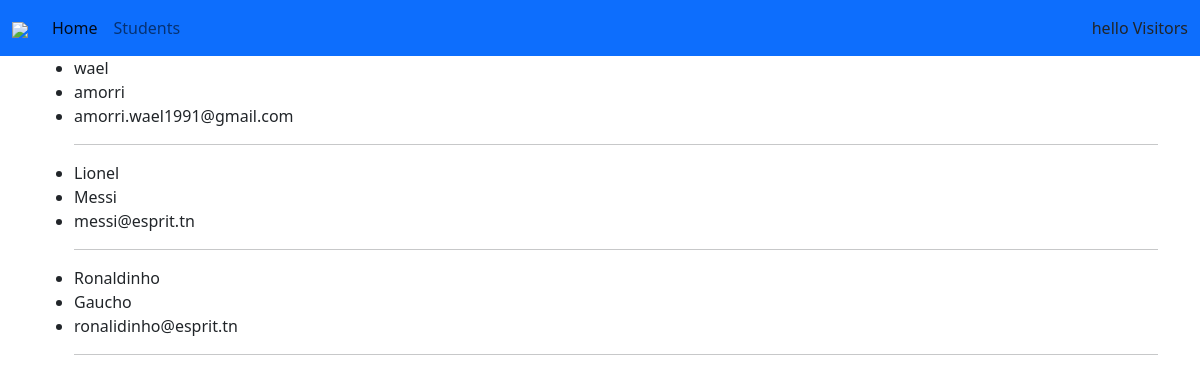
Page /hub/listStudent on the earlier database version.
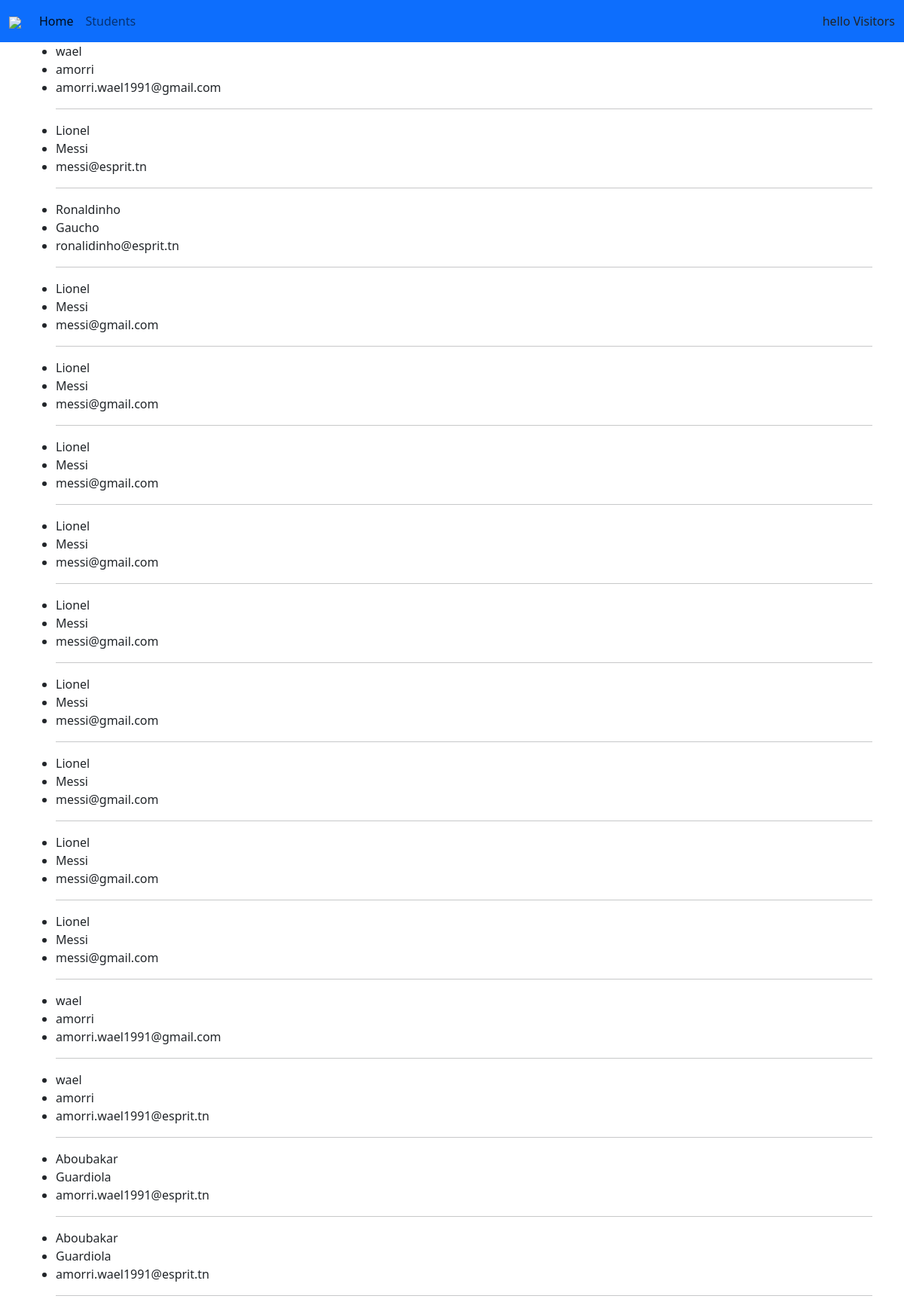
Same page on the later database version.
### hub/models.py (models this page shows, shortened)
class User(models.Model):
    first_name=models.CharField(max_length=50)
    last_name=models.CharField(max_length=50)
    email=models.EmailField(verbose_name="Email",null=False,validators=[is_Esprit_Email]) #de base Chrafield

class Student(User):
    pass

class User(models.Model):
    first_name=models.CharField(max_length=50)
    last_name=models.CharField(max_length=50)
    email=models.EmailField(verbose_name="Email",null=False,validators=[is_Esprit_Email]) #de base Chrafield

### hub/views.py (the view)
# urls.py: path('listStudent', StudentListView.as_view(),name="eleve"),
class StudentListView(ListView):
        model=Student
        template_name="hub/index.html"

### hub/templates/hub/index.html
{% extends 'base.html' %}
{% block content%}
<ul>
    {% for s in object_list %}
    <li>{{s.first_name}}</li>
    <li>{{s.last_name}}</li>
    <li>{{s.email}}</li>
    <hr>
    {% endfor %}
</ul>
{% endblock content%}

### Project1/Templates/base.html (shortened to what this page needs)
<!doctype html>
<html lang="en">
<head>
    <link href="https://cdn.jsdelivr.net/npm/bootstrap@5.1.3/dist/css/bootstrap.min.css" rel="stylesheet"
>
</head>
<body>
 {% include 'header.html' with greetings="hello" %}
<div class="container">
    {% block content %}
    {% endblock %}
</div>
</body>
</html>

### Project1/Templates/header.html (shortened to what this page needs)
{% load static %}
<nav class="navbar navbar-expand-lg navbar-light bg-primary">
    <div class="container-fluid">
        <a class="navbar-brand" href="#">
            <img src='{% static 'images/cat.jpg '%}'
            width="100">
        </a>
        <div class="collapse navbar-collapse" id="navbarSupportedContent">
            <ul class="navbar-nav me-auto mb-2 mb-lg-0">
                <li class="nav-item">
                    <a class="nav-link active" aria-current="page" href="{% url 'home' %}">Home</a>
                </li>
                <li class="nav-item">
                    <a class="nav-link" href="{% url 'index' %}">Students</a>
                </li>
            </ul>
            <span class="navbar-test">
                {{ greetings }}  {{ username|default:"Visitors" }}
            </span>
        </div>
    </div>
</nav>

Differences in the rows shown:
added Student: first_name "Lionel", last_name "Messi", email "messi@gmail.com"
added Student: first_name "Lionel", last_name "Messi", email "messi@gmail.com"
added Student: first_name "Lionel", last_name "Messi", email "messi@gmail.com"
added Student: first_name "Lionel", last_name "Messi", email "messi@gmail.com"
added Student: first_name "Lionel", last_name "Messi", email "messi@gmail.com"
added Student: first_name "Lionel", last_name "Messi", email "messi@gmail.com"
added Student: first_name "Lionel", last_name "Messi", email "messi@gmail.com"
added Student: first_name "Lionel", last_name "Messi", email "messi@gmail.com"
added Student: first_name "Lionel", last_name "Messi", email "messi@gmail.com"
added Student: first_name "wael", last_name "amorri", email "amorri.wael1991@gmail.com"
added Student: first_name "wael", last_name "amorri", email "amorri.wael1991@esprit.tn"
added Student: first_name "Aboubakar", last_name "Guardiola", email "amorri.wael1991@esprit.tn"
added Student: first_name "Aboubakar", last_name "Guardiola", email "amorri.wael1991@esprit.tn"
